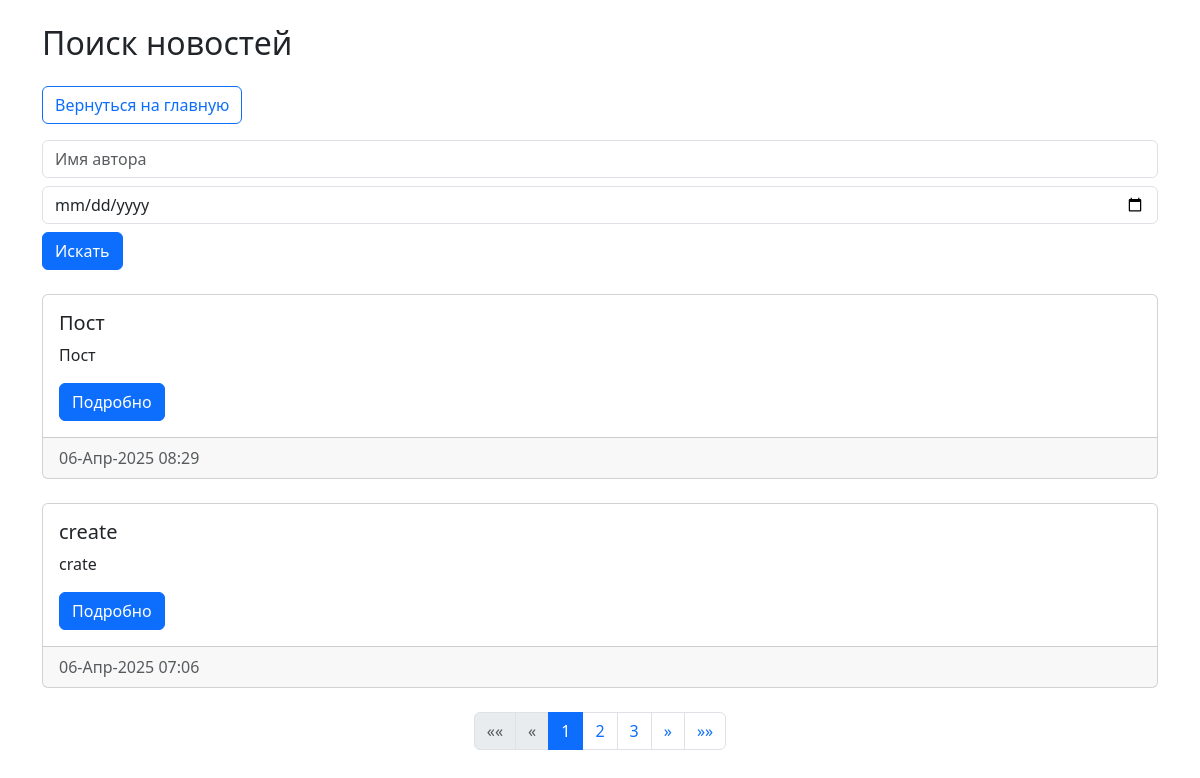
The app's page /search/, older data.
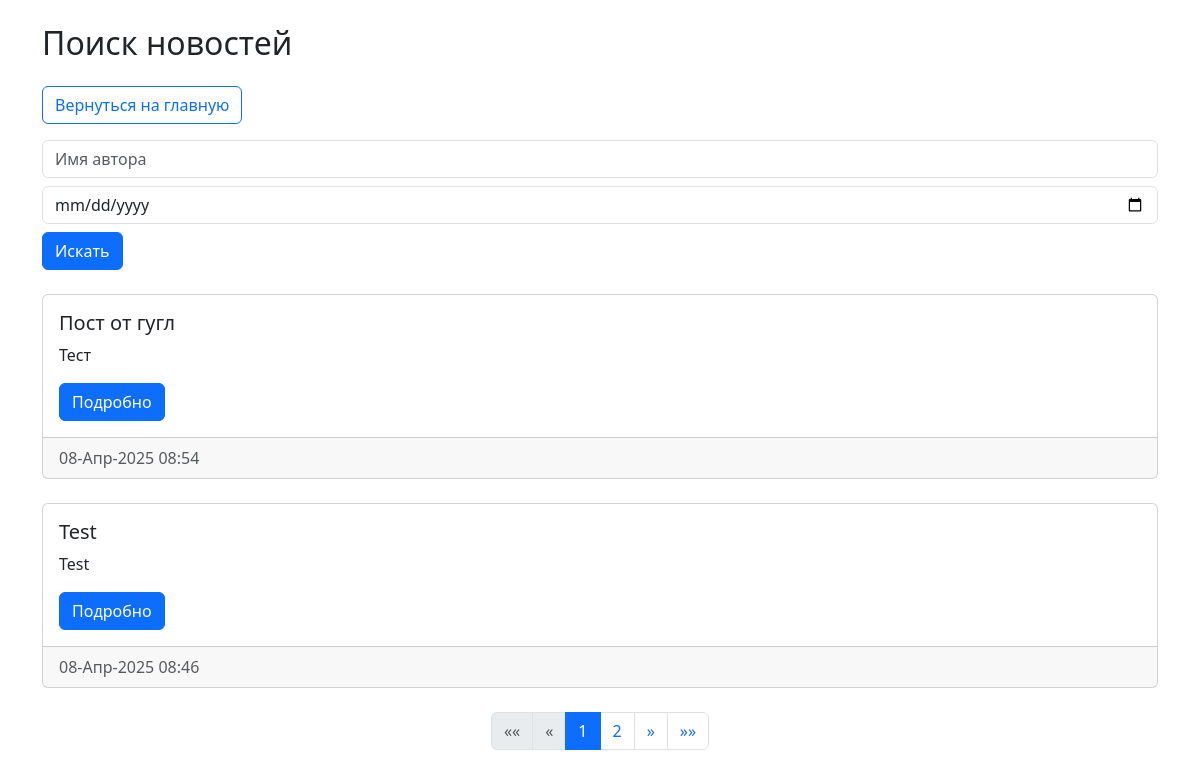
The same page, newer data.
### newapp/models.py (models this page shows, shortened)
class Post(models.Model):
    author = models.ForeignKey(
        Author,
        on_delete=models.CASCADE,
        verbose_name='Автор'
    )
    NEWS = 'NW'
    ARTICLE = 'AR'
    CATEGORY_CHOICES = (
        (NEWS, 'Новость'),
        (ARTICLE, 'Статья'),
    )
    CategoryType = models.CharField(
        max_length=2,
        choices=CATEGORY_CHOICES,
        default=ARTICLE,
        verbose_name='Тип поста'
    )
    dateCreation = models.DateTimeField(auto_now_add=True)
    categories = models.ManyToManyField(
        Category,
        through='PostCategory',
        verbose_name='Категории'
    )
    title = models.CharField(
        max_length=128,
        verbose_name='Заголовок'
    )
    text = models.TextField(verbose_name='Содержание')
    rating = models.SmallIntegerField(default=0, verbose_name='Рейтинг')
    is_sented = models.BooleanField(default=False)
    class Meta:
        verbose_name = 'Пост'
        verbose_name_plural = 'Посты'

### newapp/views.py (the view)
# urls.py: path('search/', news_search, name='post_search'),
def news_search(request):
    query_author = request.GET.get('author', '')
    query_date = request.GET.get('date', '')
    posts = Post.objects.all()
    if query_author:
        posts = posts.filter(author__author__username__icontains=query_author)
    if query_date:
        posts = posts.filter(dateCreation__date=query_date)
    posts = posts.order_by('-dateCreation')
    paginator = Paginator(posts, 2)
    page_number = request.GET.get('page')
    page_obj = paginator.get_page(page_number)
    context = {
        'page_obj': page_obj,
        'query_author': query_author,
        'query_date': query_date,
    }
    return render(request, 'news/search.html', context)

### newapp/templatetags/custom_filters.py (called while the page is built)
def censor(value):
    for word in BAD_WORDS:
        value = re.sub(
            r'\b' + re.escape(word) + r'\b',
            '*' * len(word),
            value,
            flags=re.IGNORECASE)
    return value

### templates/news/search.html
{% extends 'default.html' %}
{% load custom_filters %}
{% block content %}
<div class="container mt-4">
    <h2>Поиск новостей</h2>
    <a href="{% url 'home' %}" class="btn btn-outline-primary my-3">Вернуться на главную</a>
    <form method="get" class="form-inline mb-4">
        <input type="text" name="author" value="{{ query_author }}" class="form-control mr-2" placeholder="Имя автора">
        <input type="date" name="date" value="{{ query_date }}" class="form-control mr-2 my-2">
        <button type="submit" class="btn btn-primary">Искать</button>
    </form>
    {% for post in page_obj %}
        <div class="col-md-12 mb-4">
            <div class="card">
                <div class="card-body">
                    <h5 class="card-title">{{ post.title|censor }}</h5>
                    <p class="card-text">{{ post.text|truncatechars:51|censor }}</p>
                    <a href="{% url 'post_detail' post.id %}" class="btn btn-primary">Подробно</a>
                </div>
                <div class="card-footer text-muted">
                    {{ post.dateCreation|date:"d-M-Y H:i" }}
                </div>
            </div>
        </div>
    {% empty %}
        <p>Нет новостей для отображения.</p>
    {% endfor %}
    <nav aria-label="Page navigation">
        <ul class="pagination justify-content-center">
            {% if page_obj.has_previous %}
                <li class="page-item">
                    <a class="page-link" href="?page=1{% if query_author %}&author={{ query_author }}{% endif %}{% if query_date %}&date={{ query_date }}{% endif %}" aria-label="Первая">
                        <span aria-hidden="true">&laquo;&laquo;</span>
                    </a>
                </li>
                <li class="page-item">
                    <a class="page-link" href="?page={{ page_obj.previous_page_number }}{% if query_author %}&author={{ query_author }}{% endif %}{% if query_date %}&date={{ query_date }}{% endif %}" aria-label="Назад">
                        <span aria-hidden="true">&laquo;</span>
                    </a>
                </li>
            {% else %}
                <li class="page-item disabled"><span class="page-link">&laquo;&laquo;</span></li>
                <li class="page-item disabled"><span class="page-link">&laquo;</span></li>
            {% endif %}
            {% for num in page_obj.paginator.page_range %}
                {% if page_obj.number == num %}
                    <li class="page-item active"><span class="page-link">{{ num }}</span></li>
                {% elif num > page_obj.number|add:'-3' and num < page_obj.number|add:'3' %}
                    <li class="page-item"><a class="page-link" href="?page={{ num }}{% if query_author %}&author={{ query_author }}{% endif %}{% if query_date %}&date={{ query_date }}{% endif %}">{{ num }}</a></li>
                {% elif num == page_obj.number|add:'-4' or num == page_obj.number|add:'4' %}
                    <li class="page-item disabled"><span class="page-link">...</span></li>
                {% endif %}
            {% endfor %}
            {% if page_obj.has_next %}
                <li class="page-item">
                    <a class="page-link" href="?page={{ page_obj.next_page_number }}{% if query_author %}&author={{ query_author }}{% endif %}{% if query_date %}&date={{ query_date }}{% endif %}" aria-label="Вперёд">
                        <span aria-hidden="true">&raquo;</span>
                    </a>
                </li>
                <li class="page-item">
                    <a class="page-link" href="?page={{ page_obj.paginator.num_pages }}{% if query_author %}&author={{ query_author }}{% endif %}{% if query_date %}&date={{ query_date }}{% endif %}" aria-label="Последняя">
                        <span aria-hidden="true">&raquo;&raquo;</span>
                    </a>
                </li>
            {% else %}
                <li class="page-item disabled"><span class="page-link">&raquo;</span></li>
                <li class="page-item disabled"><span class="page-link">&raquo;&raquo;</span></li>
            {% endif %}
        </ul>
    </nav>
</div>
{% endblock %}

Row changes from the older to the newer data that the page shows:
removed Post: title|censor "Пост", text|censor "Пост", dateCreation "06-Апр-2025 08:29"
removed Post: title|censor "create", text|censor "crate", dateCreation "06-Апр-2025 07:06"
added Post: title|censor "Пост от гугл", text|censor "Тест", dateCreation "08-Апр-2025 08:54"
added Post: title|censor "Test", text|censor "Test", dateCreation "08-Апр-2025 08:46"
Text that changed along with them:
list line gone: "3"
